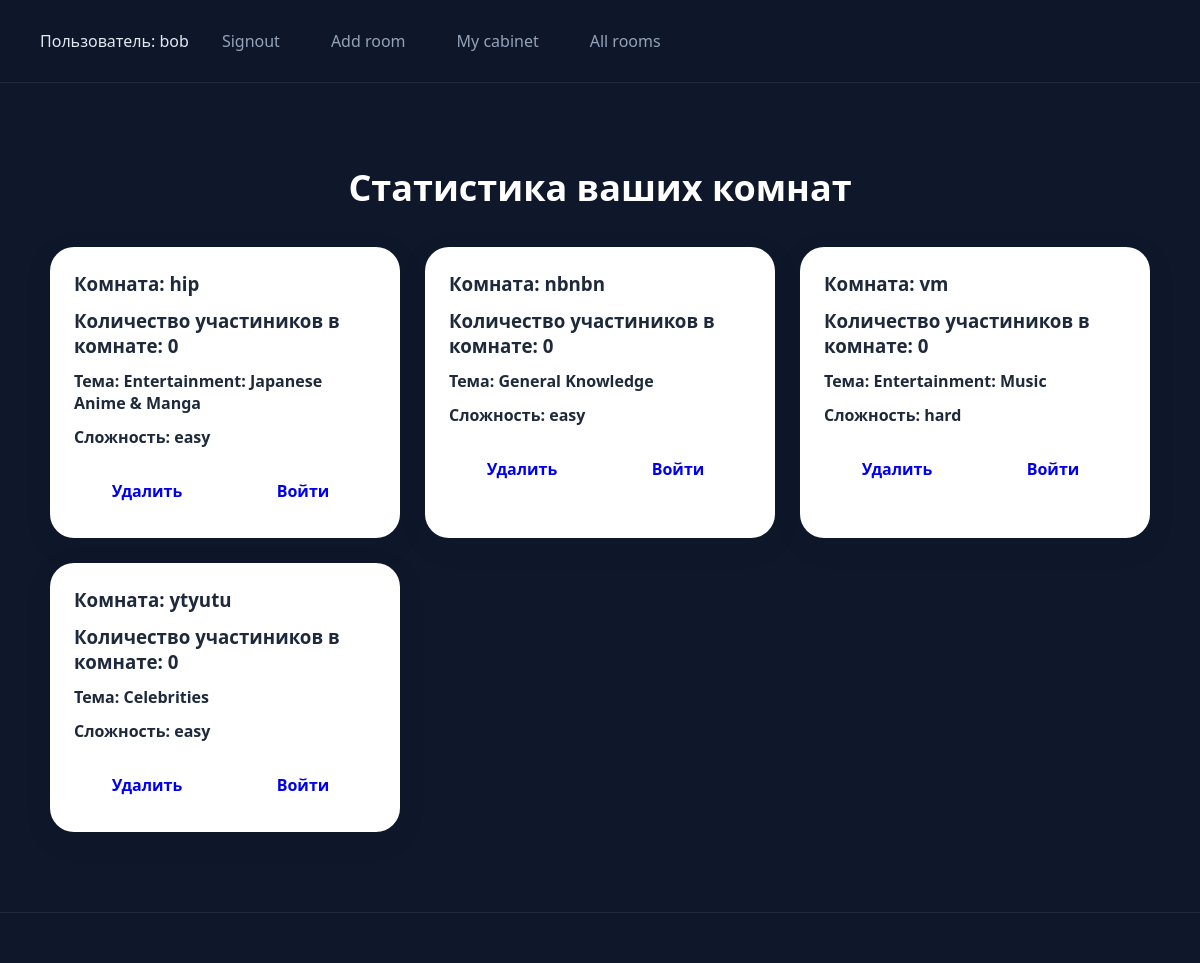
The app's page /chatting/teacher_cabinet/ (signed in) with its own data.
### users/models.py (models this page shows)
class CustomerUser(AbstractUser):
    teacher = models.BooleanField(default=False,verbose_name='Вы хотите иметь возможность создавать комнаты?(Будет выслан код подтверждения на вашу почту)')
    @property
    def is_teacher(self):
        return self.teacher
    def __str__(self):
        return self.username

### chatting/models.py (models this page shows)
class Room(models.Model):
    title = models.CharField()
    teacher = models.ForeignKey(CustomerUser,on_delete=models.CASCADE)
    students = models.ManyToManyField(CustomerUser,related_name="student_rooms")
    category = models.CharField(null=True,blank=True)
    dificulty = models.CharField(null=True,blank=True)
    question = models.URLField(default='https://opentdb.com/api.php?amount=1&category=25&difficulty=easy')

### users/views.py (the view)
    def wrapper(request,*args,**kwargs):
        if request.user.is_authenticated:
            return func(request,*args,**kwargs)
        return redirect('users:signin')

### chatting/views.py (called while the page is built)
@login_required
def teacher_cabinet(request):
    rooms = Room.objects.filter(teacher=request.user)
    return render(request,'teacher_cabinet.html',{'rooms':rooms})

### users/views.py (called while the page is built)
def login_required(func):
    def wrapper(request,*args,**kwargs):
        if request.user.is_authenticated:
            return func(request,*args,**kwargs)
        return redirect('users:signin')
    return wrapper

### chatting/templates/teacher_cabinet.html (shortened to what this page needs)
{% extends 'base.html' %}
{% block content %}
    <div class="teacher-cabinet">
        <h2>Статистика ваших комнат</h2>
    <div class="rooms-list">
        {% for room in rooms %}
    <div class="room-card">
        <h3>Комната: {{room.title}}</h3>
        <h3>Количество участиников в комнате: {{ room.students.count }}</h3>
        <h4>Тема: {{room.category}}</h4>
        <h4>Сложность: {{room.dificulty}}</h4>
        <div class="room-actions">
        <a href="{% url 'chatting:delete_room' room.id %}">Удалить</a>
        <a href="{% url 'chatting:chat_room' room.id %}">Войти</a>
        </div>
    </div>
    {% empty %}
        <div class="empty">Пока нет комнат</div>
    {% endfor %}
    </div>
    </div>
{% endblock %}

### users/templates/base.html (shortened to what this page needs)
{% load static %}
<!DOCTYPE html>
<html lang="en">
<head>
    {% block style %} <link rel="stylesheet" href="{% static 'css/style.css' %}"> {% endblock %}
</head>
<body>
    <header>
        {% if request.user.is_authenticated %}
        Пользователь: {{request.user}}
        <a href="{% url 'users:signout' %}">Signout</a>
            {% if request.user.is_teacher %}
            <a href="{% url 'chatting:create_room' %}">Add room</a>
            <a href="{% url 'chatting:teacher_cabinet' %}">My cabinet</a>
            {% endif %}
        <a href="{% url 'chatting:all_rooms' %}">All rooms</a>
        {% else %}
        <a href="{% url 'users:signin' %}">Signin</a>
        <a href="{% url 'users:signup' %}">Signup</a>
        {% endif %}
    </header>
    <main>
        {% block content %}
        {% endblock %}
    </main>
    <footer>
    </footer>
</body>
</html>

### users/static/css/style.css (style rules this page uses)
* { margin: 0; padding: 0; box-sizing: border-box; }
body { min-height: 100vh; background: #0f172a; color: #e2e8f0; font-family: "Segoe UI", sans-serif; display: flex; flex-direction: column; }
header { display: flex; gap: 15px; align-items: center; padding: 20px 40px; background: rgba(15, 23, 42, 0.9); border-bottom: 1px solid #1e293b; backdrop-filter: blur(10px); }
header a { text-decoration: none; color: #94a3b8; padding: 10px 18px; border-radius: 10px; transition: .25s; }
main { width: min(1200px, 95%); margin: 40px auto; flex: 1; }
footer { padding: 25px; text-align: center; border-top: 1px solid #1e293b; color: #64748b; }
.teacher-cabinet { max-width: 1200px; margin: 40px auto; padding: 0 20px; }
.teacher-cabinet h2 { text-align: center; font-size: 36px; font-weight: 700; color: white; margin-bottom: 35px; }
.teacher-cabinet h4 { margin-bottom: 12px; color: #1e293b; }
.rooms-list { display: grid; grid-template-columns: repeat(auto-fill, minmax(320px, 1fr)); gap: 25px; }
.room-card { background: white; border-radius: 24px; padding: 24px; box-shadow: 0 8px 30px rgba(15, 23, 42, .08); transition: .25s; }
.room-card h3 { margin-bottom: 12px; color: #1e293b; }
.room-actions { display: flex; gap: 10px; margin-top: 20px; }
.room-actions a { flex: 1; text-align: center; text-decoration: none; padding: 12px; border-radius: 12px; font-weight: 600; transition: .2s; }

### records on screen
CustomerUser: user "bob"
Room: title "hip", students.count "0", category "Entertainment: Japanese Anime & Manga", dificulty "easy"
Room: title "nbnbn", students.count "0", category "General Knowledge", dificulty "easy"
Room: title "vm", students.count "0", category "Entertainment: Music", dificulty "hard"
Room: title "ytyutu", students.count "0", category "Celebrities", dificulty "easy"
